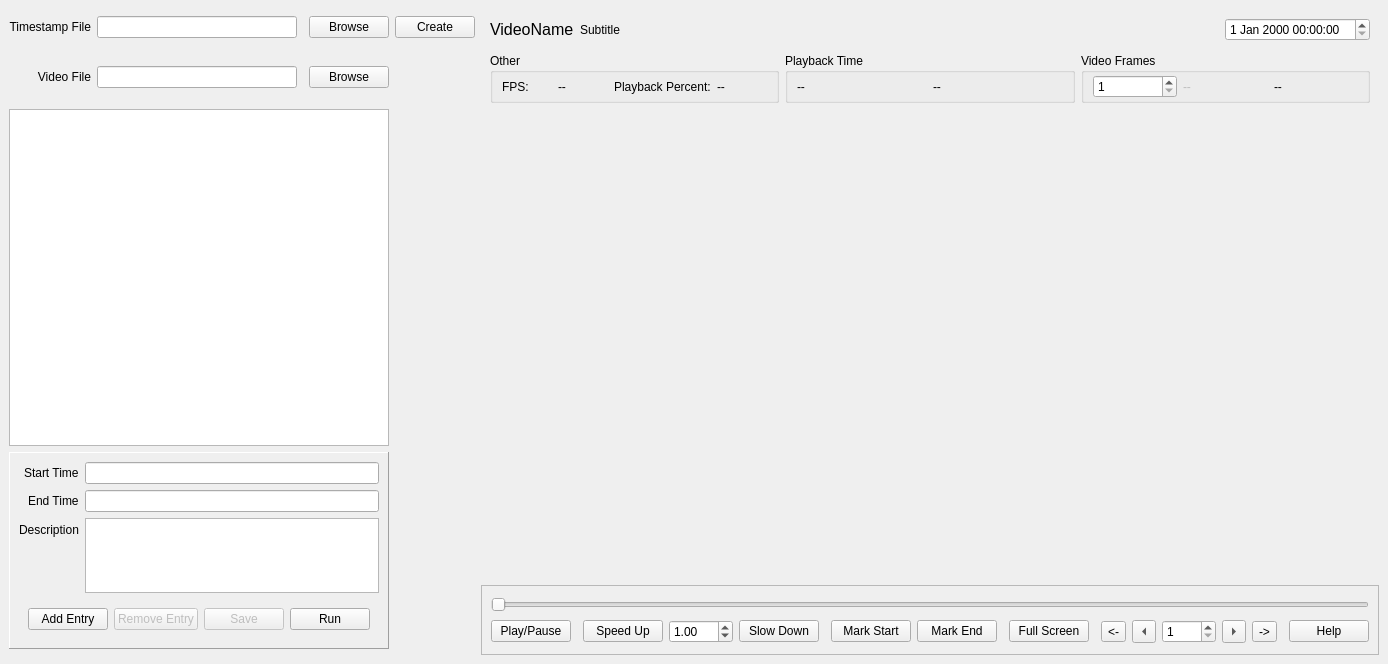
<?xml version="1.0" encoding="UTF-8"?>
<ui version="4.0">
 <class>main_video_player_window</class>
 <widget class="QMainWindow" name="main_video_player_window">
  <property name="geometry">
   <rect>
    <x>0</x>
    <y>0</y>
    <width>1388</width>
    <height>664</height>
   </rect>
  </property>
  <property name="minimumSize">
   <size>
    <width>1024</width>
    <height>480</height>
   </size>
  </property>
  <property name="windowTitle">
   <string>Video Loop</string>
  </property>
  <property name="styleSheet">
   <string notr="true"/>
  </property>
  <widget class="QWidget" name="widget_central">
   <layout class="QGridLayout" name="layout_main">
    <item row="1" column="1">
     <widget class="QLineEdit" name="entry_video">
      <property name="autoFillBackground">
       <bool>false</bool>
      </property>
      <property name="readOnly">
       <bool>true</bool>
      </property>
     </widget>
    </item>
    <item row="2" column="0" colspan="4">
     <widget class="TimestampTableView" name="list_timestamp">
      <property name="verticalScrollBarPolicy">
       <enum>Qt::ScrollBarAsNeeded</enum>
      </property>
      <property name="editTriggers">
       <set>QAbstractItemView::NoEditTriggers</set>
      </property>
      <property name="alternatingRowColors">
       <bool>true</bool>
      </property>
      <property name="selectionMode">
       <enum>QAbstractItemView::SingleSelection</enum>
      </property>
      <property name="selectionBehavior">
       <enum>QAbstractItemView::SelectRows</enum>
      </property>
      <attribute name="horizontalHeaderHighlightSections">
       <bool>false</bool>
      </attribute>
      <attribute name="horizontalHeaderStretchLastSection">
       <bool>true</bool>
      </attribute>
      <attribute name="verticalHeaderHighlightSections">
       <bool>false</bool>
      </attribute>
     </widget>
    </item>
    <item row="1" column="3">
     <widget class="QPushButton" name="button_video_browse">
      <property name="text">
       <string>Browse</string>
      </property>
     </widget>
    </item>
    <item row="2" column="5" rowspan="3">
     <widget class="QFrame" name="frame_media">
      <property name="minimumSize">
       <size>
        <width>500</width>
        <height>0</height>
       </size>
      </property>
      <property name="frameShape">
       <enum>QFrame::NoFrame</enum>
      </property>
      <property name="frameShadow">
       <enum>QFrame::Plain</enum>
      </property>
      <property name="lineWidth">
       <number>0</number>
      </property>
      <layout class="QGridLayout" name="gridLayout">
       <property name="leftMargin">
        <number>0</number>
       </property>
       <property name="topMargin">
        <number>0</number>
       </property>
       <property name="rightMargin">
        <number>0</number>
       </property>
       <property name="bottomMargin">
        <number>0</number>
       </property>
       <item row="1" column="0">
        <layout class="QVBoxLayout" name="media_layout">
         <property name="sizeConstraint">
          <enum>QLayout::SetNoConstraint</enum>
         </property>
         <item>
          <widget class="VideoFrame" name="frame_video">
           <property name="minimumSize">
            <size>
             <width>0</width>
             <height>0</height>
            </size>
           </property>
           <property name="focusPolicy">
            <enum>Qt::StrongFocus</enum>
           </property>
           <property name="frameShape">
            <enum>QFrame::NoFrame</enum>
           </property>
           <property name="frameShadow">
            <enum>QFrame::Plain</enum>
           </property>
           <property name="lineWidth">
            <number>0</number>
           </property>
          </widget>
         </item>
         <item>
          <widget class="QFrame" name="frame_media_control">
           <property name="sizePolicy">
            <sizepolicy hsizetype="Preferred" vsizetype="Expanding">
             <horstretch>0</horstretch>
             <verstretch>0</verstretch>
            </sizepolicy>
           </property>
           <property name="maximumSize">
            <size>
             <width>16777215</width>
             <height>70</height>
            </size>
           </property>
           <property name="frameShape">
            <enum>QFrame::StyledPanel</enum>
           </property>
           <property name="frameShadow">
            <enum>QFrame::Plain</enum>
           </property>
           <property name="lineWidth">
            <number>0</number>
           </property>
           <layout class="QGridLayout" name="gridLayout_2">
            <item row="1" column="3">
             <widget class="QDoubleSpinBox" name="doubleSpinBoxPlaybackSpeed">
              <property name="minimum">
               <double>0.100000000000000</double>
              </property>
              <property name="maximum">
               <double>100.000000000000000</double>
              </property>
              <property name="value">
               <double>1.000000000000000</double>
              </property>
             </widget>
            </item>
            <item row="1" column="12">
             <widget class="QToolButton" name="btnLeft">
              <property name="toolTip">
               <string>Jump Frames Left</string>
              </property>
              <property name="text">
               <string>&lt;</string>
              </property>
              <property name="shortcut">
               <string>Left</string>
              </property>
              <property name="arrowType">
               <enum>Qt::LeftArrow</enum>
              </property>
             </widget>
            </item>
            <item row="1" column="10">
             <spacer name="horizontalSpacer">
              <property name="orientation">
               <enum>Qt::Horizontal</enum>
              </property>
              <property name="sizeHint" stdset="0">
               <size>
                <width>40</width>
                <height>20</height>
               </size>
              </property>
             </spacer>
            </item>
            <item row="1" column="4">
             <widget class="QPushButton" name="button_slow_down">
              <property name="sizePolicy">
               <sizepolicy hsizetype="Fixed" vsizetype="Fixed">
                <horstretch>0</horstretch>
                <verstretch>0</verstretch>
               </sizepolicy>
              </property>
              <property name="toolTip">
               <string>Slow down the video</string>
              </property>
              <property name="text">
               <string>Slow Down</string>
              </property>
             </widget>
            </item>
            <item row="1" column="14">
             <widget class="QToolButton" name="btnRight">
              <property name="toolTip">
               <string>Jump Frames Right</string>
              </property>
              <property name="text">
               <string>&gt;</string>
              </property>
              <property name="shortcut">
               <string>Right</string>
              </property>
              <property name="arrowType">
               <enum>Qt::RightArrow</enum>
              </property>
             </widget>
            </item>
            <item row="1" column="2">
             <widget class="QPushButton" name="button_speed_up">
              <property name="sizePolicy">
               <sizepolicy hsizetype="Fixed" vsizetype="Fixed">
                <horstretch>0</horstretch>
                <verstretch>0</verstretch>
               </sizepolicy>
              </property>
              <property name="toolTip">
               <string>Speed up the video</string>
              </property>
              <property name="text">
               <string>Speed Up</string>
              </property>
             </widget>
            </item>
            <item row="1" column="9">
             <widget class="QPushButton" name="button_full_screen">
              <property name="sizePolicy">
               <sizepolicy hsizetype="Fixed" vsizetype="Fixed">
                <horstretch>0</horstretch>
                <verstretch>0</verstretch>
               </sizepolicy>
              </property>
              <property name="toolTip">
               <string>Set the video to full screen</string>
              </property>
              <property name="text">
               <string>Full Screen</string>
              </property>
             </widget>
            </item>
            <item row="1" column="16">
             <spacer name="horizontalSpacer_3">
              <property name="orientation">
               <enum>Qt::Horizontal</enum>
              </property>
              <property name="sizeHint" stdset="0">
               <size>
                <width>40</width>
                <height>20</height>
               </size>
              </property>
             </spacer>
            </item>
            <item row="1" column="13">
             <widget class="QSpinBox" name="spinBoxFrameJumpMultiplier">
              <property name="minimum">
               <number>1</number>
              </property>
              <property name="maximum">
               <number>1000</number>
              </property>
             </widget>
            </item>
            <item row="1" column="6">
             <widget class="QPushButton" name="button_mark_start">
              <property name="toolTip">
               <string>Mark the start of the entry</string>
              </property>
              <property name="text">
               <string>Mark Start</string>
              </property>
             </widget>
            </item>
            <item row="1" column="15">
             <widget class="QToolButton" name="btnSkipRight">
              <property name="toolTip">
               <string>Skip Frames Right</string>
              </property>
              <property name="text">
               <string>-&gt;</string>
              </property>
              <property name="shortcut">
               <string>Ctrl+Right</string>
              </property>
             </widget>
            </item>
            <item row="1" column="17">
             <widget class="QPushButton" name="btnHelp">
              <property name="text">
               <string>Help</string>
              </property>
             </widget>
            </item>
            <item row="0" column="0" colspan="18">
             <widget class="HighlightedJumpSlider" name="slider_progress">
              <property name="maximum">
               <number>9999</number>
              </property>
              <property name="pageStep">
               <number>1</number>
              </property>
              <property name="orientation">
               <enum>Qt::Horizontal</enum>
              </property>
              <property name="tickPosition">
               <enum>QSlider::NoTicks</enum>
              </property>
             </widget>
            </item>
            <item row="1" column="11">
             <widget class="QToolButton" name="btnSkipLeft">
              <property name="toolTip">
               <string>Skip Frames Left</string>
              </property>
              <property name="text">
               <string>&lt;-</string>
              </property>
              <property name="shortcut">
               <string>Ctrl+Left</string>
              </property>
             </widget>
            </item>
            <item row="1" column="7">
             <widget class="QPushButton" name="button_mark_end">
              <property name="toolTip">
               <string>Mark the end of the entry</string>
              </property>
              <property name="text">
               <string>Mark End</string>
              </property>
             </widget>
            </item>
            <item row="1" column="0">
             <widget class="ToggleButton" name="button_play_pause">
              <property name="sizePolicy">
               <sizepolicy hsizetype="Fixed" vsizetype="Fixed">
                <horstretch>0</horstretch>
                <verstretch>0</verstretch>
               </sizepolicy>
              </property>
              <property name="toolTip">
               <string>Toggle Play/Pause</string>
              </property>
              <property name="text">
               <string>Play/Pause</string>
              </property>
              <property name="checkable">
               <bool>false</bool>
              </property>
             </widget>
            </item>
            <item row="1" column="1">
             <spacer name="horizontalSpacer_5">
              <property name="orientation">
               <enum>Qt::Horizontal</enum>
              </property>
              <property name="sizeHint" stdset="0">
               <size>
                <width>40</width>
                <height>20</height>
               </size>
              </property>
             </spacer>
            </item>
            <item row="1" column="5">
             <spacer name="horizontalSpacer_6">
              <property name="orientation">
               <enum>Qt::Horizontal</enum>
              </property>
              <property name="sizeHint" stdset="0">
               <size>
                <width>40</width>
                <height>20</height>
               </size>
              </property>
             </spacer>
            </item>
            <item row="1" column="8">
             <spacer name="horizontalSpacer_7">
              <property name="orientation">
               <enum>Qt::Horizontal</enum>
              </property>
              <property name="sizeHint" stdset="0">
               <size>
                <width>40</width>
                <height>20</height>
               </size>
              </property>
             </spacer>
            </item>
           </layout>
          </widget>
         </item>
        </layout>
       </item>
      </layout>
     </widget>
    </item>
    <item row="3" column="0" colspan="4">
     <widget class="QFrame" name="frame_timestamp_detail">
      <property name="sizePolicy">
       <sizepolicy hsizetype="Preferred" vsizetype="Fixed">
        <horstretch>0</horstretch>
        <verstretch>0</verstretch>
       </sizepolicy>
      </property>
      <property name="frameShape">
       <enum>QFrame::Panel</enum>
      </property>
      <property name="frameShadow">
       <enum>QFrame::Raised</enum>
      </property>
      <layout class="QFormLayout" name="formLayout">
       <property name="labelAlignment">
        <set>Qt::AlignRight|Qt::AlignTrailing|Qt::AlignVCenter</set>
       </property>
       <item row="0" column="0">
        <widget class="QLabel" name="label_start_time">
         <property name="text">
          <string>Start Time</string>
         </property>
        </widget>
       </item>
       <item row="0" column="1">
        <widget class="QLineEdit" name="entry_start_time">
         <property name="enabled">
          <bool>true</bool>
         </property>
         <property name="autoFillBackground">
          <bool>false</bool>
         </property>
         <property name="readOnly">
          <bool>true</bool>
         </property>
        </widget>
       </item>
       <item row="1" column="0">
        <widget class="QLabel" name="label_end_time">
         <property name="text">
          <string>End Time</string>
         </property>
        </widget>
       </item>
       <item row="1" column="1">
        <widget class="QLineEdit" name="entry_end_time">
         <property name="enabled">
          <bool>true</bool>
         </property>
         <property name="autoFillBackground">
          <bool>false</bool>
         </property>
         <property name="readOnly">
          <bool>true</bool>
         </property>
        </widget>
       </item>
       <item row="2" column="0">
        <widget class="QLabel" name="label_description">
         <property name="text">
          <string>Description</string>
         </property>
        </widget>
       </item>
       <item row="2" column="1">
        <widget class="PlainTextEdit" name="entry_description">
         <property name="enabled">
          <bool>true</bool>
         </property>
         <property name="maximumSize">
          <size>
           <width>16777215</width>
           <height>75</height>
          </size>
         </property>
         <property name="autoFillBackground">
          <bool>false</bool>
         </property>
        </widget>
       </item>
       <item row="3" column="0" colspan="2">
        <widget class="QFrame" name="frame">
         <property name="frameShape">
          <enum>QFrame::NoFrame</enum>
         </property>
         <property name="frameShadow">
          <enum>QFrame::Plain</enum>
         </property>
         <property name="lineWidth">
          <number>0</number>
         </property>
         <layout class="QHBoxLayout" name="horizontalLayout">
          <item>
           <widget class="QPushButton" name="button_add_entry">
            <property name="text">
             <string>Add Entry</string>
            </property>
           </widget>
          </item>
          <item>
           <widget class="QPushButton" name="button_remove_entry">
            <property name="enabled">
             <bool>false</bool>
            </property>
            <property name="text">
             <string>Remove Entry</string>
            </property>
           </widget>
          </item>
          <item>
           <widget class="QPushButton" name="button_save">
            <property name="enabled">
             <bool>false</bool>
            </property>
            <property name="text">
             <string>Save</string>
            </property>
           </widget>
          </item>
          <item>
           <spacer name="horizontalSpacer_2">
            <property name="orientation">
             <enum>Qt::Horizontal</enum>
            </property>
            <property name="sizeHint" stdset="0">
             <size>
              <width>40</width>
              <height>20</height>
             </size>
            </property>
           </spacer>
          </item>
          <item>
           <widget class="QPushButton" name="button_run">
            <property name="text">
             <string>Run</string>
            </property>
           </widget>
          </item>
         </layout>
        </widget>
       </item>
      </layout>
     </widget>
    </item>
    <item row="0" column="3">
     <widget class="QPushButton" name="button_timestamp_browse">
      <property name="text">
       <string>Browse</string>
      </property>
     </widget>
    </item>
    <item row="0" column="1">
     <widget class="QLineEdit" name="entry_timestamp">
      <property name="sizePolicy">
       <sizepolicy hsizetype="Expanding" vsizetype="Fixed">
        <horstretch>0</horstretch>
        <verstretch>0</verstretch>
       </sizepolicy>
      </property>
      <property name="autoFillBackground">
       <bool>false</bool>
      </property>
      <property name="styleSheet">
       <string notr="true"/>
      </property>
      <property name="readOnly">
       <bool>true</bool>
      </property>
     </widget>
    </item>
    <item row="0" column="4">
     <widget class="QPushButton" name="button_timestamp_create">
      <property name="text">
       <string>Create</string>
      </property>
     </widget>
    </item>
    <item row="1" column="0">
     <widget class="QLabel" name="label_video">
      <property name="text">
       <string>Video File</string>
      </property>
      <property name="alignment">
       <set>Qt::AlignRight|Qt::AlignTrailing|Qt::AlignVCenter</set>
      </property>
     </widget>
    </item>
    <item row="0" column="0">
     <widget class="QLabel" name="label_timestamp">
      <property name="text">
       <string>Timestamp File</string>
      </property>
      <property name="alignment">
       <set>Qt::AlignRight|Qt::AlignTrailing|Qt::AlignVCenter</set>
      </property>
     </widget>
    </item>
    <item row="0" column="5">
     <widget class="QWidget" name="widget" native="true">
      <layout class="QHBoxLayout" name="horizontalLayout_3">
       <property name="topMargin">
        <number>9</number>
       </property>
       <property name="bottomMargin">
        <number>4</number>
       </property>
       <item>
        <widget class="QLabel" name="lblVideoName">
         <property name="font">
          <font>
           <pointsize>12</pointsize>
          </font>
         </property>
         <property name="text">
          <string>VideoName</string>
         </property>
        </widget>
       </item>
       <item>
        <widget class="QLabel" name="lblVideoSubtitle">
         <property name="text">
          <string>Subtitle</string>
         </property>
        </widget>
       </item>
       <item>
        <spacer name="horizontalSpacer_4">
         <property name="orientation">
          <enum>Qt::Horizontal</enum>
         </property>
         <property name="sizeHint" stdset="0">
          <size>
           <width>40</width>
           <height>20</height>
          </size>
         </property>
        </spacer>
       </item>
       <item>
        <widget class="QDateTimeEdit" name="dateTimeEdit">
         <property name="enabled">
          <bool>true</bool>
         </property>
        </widget>
       </item>
      </layout>
     </widget>
    </item>
    <item row="1" column="5">
     <widget class="QWidget" name="widget_2" native="true">
      <layout class="QHBoxLayout" name="horizontalLayout_7">
       <property name="spacing">
        <number>6</number>
       </property>
       <property name="topMargin">
        <number>2</number>
       </property>
       <property name="bottomMargin">
        <number>0</number>
       </property>
       <item>
        <widget class="QGroupBox" name="groupBox_3">
         <property name="enabled">
          <bool>true</bool>
         </property>
         <property name="title">
          <string>Other</string>
         </property>
         <layout class="QHBoxLayout" name="horizontalLayout_6">
          <property name="topMargin">
           <number>2</number>
          </property>
          <property name="bottomMargin">
           <number>2</number>
          </property>
          <item>
           <widget class="QLabel" name="label_2">
            <property name="text">
             <string>FPS:</string>
            </property>
           </widget>
          </item>
          <item>
           <widget class="QLabel" name="lblFileFPS">
            <property name="text">
             <string>--</string>
            </property>
           </widget>
          </item>
          <item>
           <widget class="QLabel" name="label_3">
            <property name="text">
             <string>Playback Percent:</string>
            </property>
           </widget>
          </item>
          <item>
           <widget class="QLabel" name="lblPlaybackPercent">
            <property name="text">
             <string>--</string>
            </property>
           </widget>
          </item>
         </layout>
        </widget>
       </item>
       <item>
        <widget class="QGroupBox" name="groupBox_2">
         <property name="title">
          <string>Playback Time</string>
         </property>
         <layout class="QHBoxLayout" name="horizontalLayout_5">
          <property name="topMargin">
           <number>2</number>
          </property>
          <property name="bottomMargin">
           <number>2</number>
          </property>
          <item>
           <widget class="QLabel" name="lblCurrentTime">
            <property name="text">
             <string>--</string>
            </property>
           </widget>
          </item>
          <item>
           <widget class="QLabel" name="lblTotalDuration">
            <property name="text">
             <string>--</string>
            </property>
           </widget>
          </item>
         </layout>
        </widget>
       </item>
       <item>
        <widget class="QGroupBox" name="groupBox">
         <property name="title">
          <string>Video Frames</string>
         </property>
         <layout class="QHBoxLayout" name="horizontalLayout_4">
          <property name="topMargin">
           <number>2</number>
          </property>
          <property name="bottomMargin">
           <number>2</number>
          </property>
          <item>
           <widget class="QSpinBox" name="spinBoxCurrentFrame">
            <property name="enabled">
             <bool>true</bool>
            </property>
            <property name="buttonSymbols">
             <enum>QAbstractSpinBox::UpDownArrows</enum>
            </property>
            <property name="minimum">
             <number>1</number>
            </property>
            <property name="maximum">
             <number>10000</number>
            </property>
            <property name="value">
             <number>1</number>
            </property>
           </widget>
          </item>
          <item>
           <widget class="QLabel" name="lblCurrentFrame">
            <property name="enabled">
             <bool>false</bool>
            </property>
            <property name="text">
             <string>--</string>
            </property>
           </widget>
          </item>
          <item>
           <widget class="QLabel" name="lblTotalFrames">
            <property name="text">
             <string>--</string>
            </property>
           </widget>
          </item>
         </layout>
        </widget>
       </item>
      </layout>
     </widget>
    </item>
   </layout>
  </widget>
  <action name="actionExit">
   <property name="text">
    <string>Exit</string>
   </property>
  </action>
  <action name="actionTest_Entry">
   <property name="text">
    <string>Test Entry</string>
   </property>
  </action>
 </widget>
 <customwidgets>
  <customwidget>
   <class>VideoFrame</class>
   <extends>QFrame</extends>
   <header>GUI.UI.VideoPlayer</header>
   <container>1</container>
  </customwidget>
  <customwidget>
   <class>HighlightedJumpSlider</class>
   <extends>QSlider</extends>
   <header>GUI.UI.VideoPlayer</header>
  </customwidget>
  <customwidget>
   <class>TimestampTableView</class>
   <extends>QTableView</extends>
   <header>GUI.UI.VideoPlayer</header>
  </customwidget>
  <customwidget>
   <class>PlainTextEdit</class>
   <extends>QPlainTextEdit</extends>
   <header>GUI.UI.VideoPlayer</header>
  </customwidget>
  <customwidget>
   <class>ToggleButton</class>
   <extends>QPushButton</extends>
   <header>GUI.UI.VideoPlayer</header>
  </customwidget>
 </customwidgets>
 <resources/>
 <connections/>
</ui>
